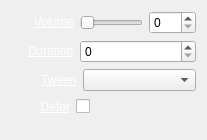
<?xml version="1.0" encoding="UTF-8"?>
<ui version="4.0">
 <class>InspectorVolumeWidget</class>
 <widget class="QWidget" name="InspectorVolumeWidget">
  <property name="geometry">
   <rect>
    <x>0</x>
    <y>0</y>
    <width>207</width>
    <height>140</height>
   </rect>
  </property>
  <property name="sizePolicy">
   <sizepolicy hsizetype="Expanding" vsizetype="Preferred">
    <horstretch>0</horstretch>
    <verstretch>0</verstretch>
   </sizepolicy>
  </property>
  <layout class="QVBoxLayout" name="verticalLayout">
   <item>
    <layout class="QHBoxLayout" name="horizontalLayoutVolume">
     <item>
      <spacer name="horizontalSpacerVolume">
       <property name="orientation">
        <enum>Qt::Horizontal</enum>
       </property>
       <property name="sizeType">
        <enum>QSizePolicy::Fixed</enum>
       </property>
       <property name="sizeHint" stdset="0">
        <size>
         <width>23</width>
         <height>20</height>
        </size>
       </property>
      </spacer>
     </item>
     <item>
      <widget class="QLabel" name="labelVolume">
       <property name="text">
        <string>&lt;a href=&quot;Volume&quot; style=&quot;color: white;&quot;&gt;Volume&lt;/a&gt;</string>
       </property>
      </widget>
     </item>
     <item>
      <widget class="QSlider" name="sliderVolume">
       <property name="maximum">
        <number>200</number>
       </property>
       <property name="orientation">
        <enum>Qt::Horizontal</enum>
       </property>
      </widget>
     </item>
     <item>
      <widget class="QSpinBox" name="spinBoxVolume">
       <property name="maximum">
        <number>200</number>
       </property>
      </widget>
     </item>
    </layout>
   </item>
   <item>
    <layout class="QHBoxLayout" name="horizontalLayoutDuration">
     <item>
      <spacer name="horizontalSpacerDuration">
       <property name="orientation">
        <enum>Qt::Horizontal</enum>
       </property>
       <property name="sizeType">
        <enum>QSizePolicy::Fixed</enum>
       </property>
       <property name="sizeHint" stdset="0">
        <size>
         <width>17</width>
         <height>20</height>
        </size>
       </property>
      </spacer>
     </item>
     <item>
      <widget class="QLabel" name="labelDuration">
       <property name="text">
        <string>&lt;a href=&quot;Duration&quot; style=&quot;color: white;&quot;&gt;Duration&lt;/a&gt;</string>
       </property>
      </widget>
     </item>
     <item>
      <widget class="QSpinBox" name="spinBoxDuration">
       <property name="sizePolicy">
        <sizepolicy hsizetype="Expanding" vsizetype="Fixed">
         <horstretch>0</horstretch>
         <verstretch>0</verstretch>
        </sizepolicy>
       </property>
       <property name="maximum">
        <number>999</number>
       </property>
      </widget>
     </item>
    </layout>
   </item>
   <item>
    <layout class="QHBoxLayout" name="horizontalLayoutTween">
     <item>
      <spacer name="horizontalSpacerTween">
       <property name="orientation">
        <enum>Qt::Horizontal</enum>
       </property>
       <property name="sizeType">
        <enum>QSizePolicy::Fixed</enum>
       </property>
       <property name="sizeHint" stdset="0">
        <size>
         <width>30</width>
         <height>20</height>
        </size>
       </property>
      </spacer>
     </item>
     <item>
      <widget class="QLabel" name="labelEasing">
       <property name="text">
        <string>&lt;a href=&quot;Tween&quot; style=&quot;color: white;&quot;&gt;Tween&lt;/a&gt;</string>
       </property>
      </widget>
     </item>
     <item>
      <widget class="QComboBox" name="comboBoxTween">
       <property name="sizePolicy">
        <sizepolicy hsizetype="Expanding" vsizetype="Fixed">
         <horstretch>0</horstretch>
         <verstretch>0</verstretch>
        </sizepolicy>
       </property>
      </widget>
     </item>
    </layout>
   </item>
   <item>
    <layout class="QHBoxLayout" name="horizontalLayoutDefer">
     <item>
      <spacer name="horizontalSpacerDefer1">
       <property name="orientation">
        <enum>Qt::Horizontal</enum>
       </property>
       <property name="sizeType">
        <enum>QSizePolicy::Fixed</enum>
       </property>
       <property name="sizeHint" stdset="0">
        <size>
         <width>29</width>
         <height>20</height>
        </size>
       </property>
      </spacer>
     </item>
     <item>
      <widget class="QLabel" name="labelDefer">
       <property name="text">
        <string>&lt;a href=&quot;Defer&quot; style=&quot;color: white;&quot;&gt;Defer&lt;/a&gt;</string>
       </property>
       <property name="alignment">
        <set>Qt::AlignRight|Qt::AlignTrailing|Qt::AlignVCenter</set>
       </property>
      </widget>
     </item>
     <item>
      <widget class="QCheckBox" name="checkBoxDefer">
       <property name="layoutDirection">
        <enum>Qt::RightToLeft</enum>
       </property>
       <property name="text">
        <string/>
       </property>
      </widget>
     </item>
     <item>
      <spacer name="horizontalSpacerDefer2">
       <property name="orientation">
        <enum>Qt::Horizontal</enum>
       </property>
       <property name="sizeHint" stdset="0">
        <size>
         <width>40</width>
         <height>20</height>
        </size>
       </property>
      </spacer>
     </item>
    </layout>
   </item>
   <item>
    <spacer name="verticalSpacerVolume">
     <property name="orientation">
      <enum>Qt::Vertical</enum>
     </property>
     <property name="sizeType">
      <enum>QSizePolicy::Fixed</enum>
     </property>
     <property name="sizeHint" stdset="0">
      <size>
       <width>20</width>
       <height>10</height>
      </size>
     </property>
    </spacer>
   </item>
  </layout>
 </widget>
 <resources/>
 <connections>
  <connection>
   <sender>labelEasing</sender>
   <signal>linkActivated(QString)</signal>
   <receiver>InspectorVolumeWidget</receiver>
   <slot>resetTween(QString)</slot>
   <hints>
    <hint type="sourcelabel">
     <x>76</x>
     <y>85</y>
    </hint>
    <hint type="destinationlabel">
     <x>0</x>
     <y>139</y>
    </hint>
   </hints>
  </connection>
  <connection>
   <sender>labelVolume</sender>
   <signal>linkActivated(QString)</signal>
   <receiver>InspectorVolumeWidget</receiver>
   <slot>resetVolume(QString)</slot>
   <hints>
    <hint type="sourcelabel">
     <x>71</x>
     <y>29</y>
    </hint>
    <hint type="destinationlabel">
     <x>0</x>
     <y>139</y>
    </hint>
   </hints>
  </connection>
  <connection>
   <sender>labelDuration</sender>
   <signal>linkActivated(QString)</signal>
   <receiver>InspectorVolumeWidget</receiver>
   <slot>resetDuration(QString)</slot>
   <hints>
    <hint type="sourcelabel">
     <x>68</x>
     <y>57</y>
    </hint>
    <hint type="destinationlabel">
     <x>0</x>
     <y>139</y>
    </hint>
   </hints>
  </connection>
  <connection>
   <sender>sliderVolume</sender>
   <signal>valueChanged(int)</signal>
   <receiver>InspectorVolumeWidget</receiver>
   <slot>sliderVolumeChanged(int)</slot>
   <hints>
    <hint type="sourcelabel">
     <x>105</x>
     <y>15</y>
    </hint>
    <hint type="destinationlabel">
     <x>6</x>
     <y>13</y>
    </hint>
   </hints>
  </connection>
  <connection>
   <sender>spinBoxVolume</sender>
   <signal>valueChanged(int)</signal>
   <receiver>InspectorVolumeWidget</receiver>
   <slot>spinBoxVolumeChanged(int)</slot>
   <hints>
    <hint type="sourcelabel">
     <x>183</x>
     <y>20</y>
    </hint>
    <hint type="destinationlabel">
     <x>203</x>
     <y>20</y>
    </hint>
   </hints>
  </connection>
  <connection>
   <sender>spinBoxDuration</sender>
   <signal>valueChanged(int)</signal>
   <receiver>InspectorVolumeWidget</receiver>
   <slot>durationChanged(int)</slot>
   <hints>
    <hint type="sourcelabel">
     <x>184</x>
     <y>52</y>
    </hint>
    <hint type="destinationlabel">
     <x>206</x>
     <y>54</y>
    </hint>
   </hints>
  </connection>
  <connection>
   <sender>comboBoxTween</sender>
   <signal>currentIndexChanged(QString)</signal>
   <receiver>InspectorVolumeWidget</receiver>
   <slot>tweenChanged(QString)</slot>
   <hints>
    <hint type="sourcelabel">
     <x>175</x>
     <y>72</y>
    </hint>
    <hint type="destinationlabel">
     <x>206</x>
     <y>91</y>
    </hint>
   </hints>
  </connection>
  <connection>
   <sender>labelDefer</sender>
   <signal>linkActivated(QString)</signal>
   <receiver>InspectorVolumeWidget</receiver>
   <slot>resetDefer(QString)</slot>
   <hints>
    <hint type="sourcelabel">
     <x>48</x>
     <y>106</y>
    </hint>
    <hint type="destinationlabel">
     <x>-2</x>
     <y>106</y>
    </hint>
   </hints>
  </connection>
  <connection>
   <sender>checkBoxDefer</sender>
   <signal>stateChanged(int)</signal>
   <receiver>InspectorVolumeWidget</receiver>
   <slot>deferChanged(int)</slot>
   <hints>
    <hint type="sourcelabel">
     <x>84</x>
     <y>101</y>
    </hint>
    <hint type="destinationlabel">
     <x>214</x>
     <y>128</y>
    </hint>
   </hints>
  </connection>
 </connections>
 <slots>
  <slot>spinBoxVolumeChanged(int)</slot>
  <slot>resetVolume(QString)</slot>
  <slot>resetTween(QString)</slot>
  <slot>resetDuration(QString)</slot>
  <slot>durationChanged(int)</slot>
  <slot>tweenChanged(QString)</slot>
  <slot>sliderVolumeChanged(int)</slot>
  <slot>resetDefer(QString)</slot>
  <slot>deferChanged(int)</slot>
 </slots>
</ui>
